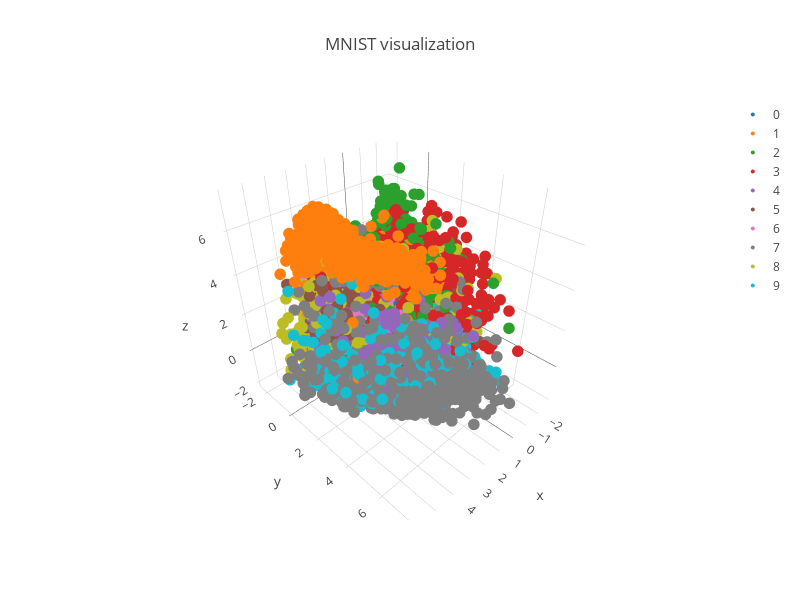

This figure's notebook cell:
### Code cell
encodings = ae.get_encodings(x_test)
digits_3d = pd.DataFrame(
                data=np.column_stack([y_test, encodings]),
                columns=['label', 'x', 'y', 'z'])
data = []
for i in range(10):
    x = digits_3d[digits_3d['label'] == i]['x']
    y = digits_3d[digits_3d['label'] == i]['y']
    z = digits_3d[digits_3d['label'] == i]['z']
    trace = {
        'name': str(i),
        'x': x,
        'y': y,
        'z': z,
        'type': 'scatter3d',
        'mode': 'markers',
        'marker': {
            'size': 4
        }
    }
    data.append(trace)
    
layout = go.Layout(
    title='MNIST',
    width=800,
    height=600
)

fig = go.Figure(data=data, layout=layout)

iplot(fig, show_link = False)

### Figure 1 — Plotly figure (JSON) as saved in the notebook; plotly's stock layout.template omitted (floating-point values rounded to 4 significant figures; data arrays with more than 128 entries replaced by an {"elided": "..."} marker saying what was removed)
{"data": [{"marker": {"size": 4}, "mode": "markers", "name": "0", "type": "scatter3d", "x": {"elided": "591 float values"}, "y": {"elided": "591 float values"}, "z": {"elided": "591 float values"}}, {"marker": {"size": 4}, "mode": "markers", "name": "1", "type": "scatter3d", "x": {"elided": "743 float values"}, "y": {"elided": "743 float values"}, "z": {"elided": "743 float values"}}, {"marker": {"size": 4}, "mode": "markers", "name": "2", "type": "scatter3d", "x": {"elided": "610 float values"}, "y": {"elided": "610 float values"}, "z": {"elided": "610 float values"}}, {"marker": {"size": 4}, "mode": "markers", "name": "3", "type": "scatter3d", "x": {"elided": "639 float values"}, "y": {"elided": "639 float values"}, "z": {"elided": "639 float values"}}, {"marker": {"size": 4}, "mode": "markers", "name": "4", "type": "scatter3d", "x": {"elided": "646 float values"}, "y": {"elided": "646 float values"}, "z": {"elided": "646 float values"}}, {"marker": {"size": 4}, "mode": "markers", "name": "5", "type": "scatter3d", "x": {"elided": "585 float values"}, "y": {"elided": "585 float values"}, "z": {"elided": "585 float values"}}, {"marker": {"size": 4}, "mode": "markers", "name": "6", "type": "scatter3d", "x": {"elided": "618 float values"}, "y": {"elided": "618 float values"}, "z": {"elided": "618 float values"}}, {"marker": {"size": 4}, "mode": "markers", "name": "7", "type": "scatter3d", "x": {"elided": "653 float values"}, "y": {"elided": "653 float values"}, "z": {"elided": "653 float values"}}, {"marker": {"size": 4}, "mode": "markers", "name": "8", "type": "scatter3d", "x": {"elided": "572 float values"}, "y": {"elided": "572 float values"}, "z": {"elided": "572 float values"}}, {"marker": {"size": 4}, "mode": "markers", "name": "9", "type": "scatter3d", "x": {"elided": "643 float values"}, "y": {"elided": "643 float values"}, "z": {"elided": "643 float values"}}], "layout": {"height": 600, "title": "MNIST visualization", "width": 800}}
